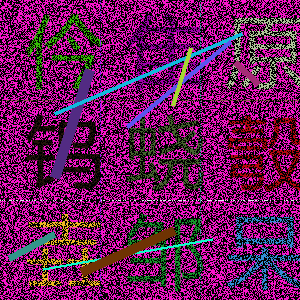
#> input picture 猿人学Web端爬虫攻防刷题平台/猿人学第8题-验证码图文点选/img_a/a.png, 300 x 300 px
$ python gan_rao_xian.py
#> lines starting #> are read from the running program, lines starting #| are printed output that depends on the picture; after the words box and inside, x2 and y2 are one past the last pixel; in counts of white or black regions, pixels touching at a corner belong together
### 猿人学Web端爬虫攻防刷题平台/猿人学第8题-验证码图文点选/xin_fei_ocr.py
from wsgiref.handlers import format_date_time
from datetime import datetime
from time import mktime
import hashlib
import base64
import hmac
from urllib.parse import urlencode
import json
import requests


class AssembleHeaderException(Exception):
    def __init__(self, msg):
        self.message = msg


class Url:
    def __init__(this, host, path, schema):
        this.host = host
        this.path = path
        this.schema = schema


class UniversalOcr(object):
    def __init__(self, appid, apikey, apisecret):
        self.appid = appid
        self.apikey = apikey
        self.apisecret = apisecret
        self.url = 'http://api.xf-yun.com/v1/private/hh_ocr_recognize_doc'

    def parse_url(self, requset_url):
        stidx = requset_url.index("://")
        host = requset_url[stidx + 3:]
        schema = requset_url[:stidx + 3]
        edidx = host.index("/")
        if edidx <= 0:
            raise AssembleHeaderException("invalid request url:" + requset_url)
        path = host[edidx:]
        host = host[:edidx]
        u = Url(host, path, schema)
        return u

    def get_body(self, file_path):
        # 将payload中数据替换成实际能力内容，参考不同能力接口文档请求数据中payload
        file = open(file_path, 'rb')
        buf = file.read()
        body = {
            "header": {
                "app_id": self.appid,
                "status": 3
            },
            "parameter": {
                "hh_ocr_recognize_doc": {
                    "recognizeDocumentRes": {
                        "encoding": "utf8",
                        "compress": "raw",
                        "format": "json"
                    }
                }
            },
            "payload": {
                "image": {
                    "encoding": "jpg",
                    "image": str(base64.b64encode(buf), 'utf-8'),
                    "status": 3
                }
            }
        }
        return body


def assemble_ws_auth_url(universal_ocr):
    requset_url = universal_ocr.url
    u = universal_ocr.parse_url(requset_url)
    api_key = universal_ocr.apikey
    api_secret = universal_ocr.apisecret
    host = u.host
    path = u.path
    now = datetime.now()
    date = format_date_time(mktime(now.timetuple()))
    signature_origin = "host: {}\ndate: {}\n{} {} HTTP/1.1".format(host, date, "POST", path)
    signature_sha = hmac.new(api_secret.encode('utf-8'), signature_origin.encode('utf-8'),
                             digestmod=hashlib.sha256).digest()
    signature_sha = base64.b64encode(signature_sha).decode(encoding='utf-8')
    authorization_origin = "api_key=\"%s\", algorithm=\"%s\", headers=\"%s\", signature=\"%s\"" % (
        api_key, "hmac-sha256", "host date request-line", signature_sha)
    authorization = base64.b64encode(authorization_origin.encode('utf-8')).decode(encoding='utf-8')
    values = {
        "host": host,
        "date": date,
        "authorization": authorization
    }
    return requset_url + "?" + urlencode(values)


def get_result(universal_ocr, file_path):
    request_url = assemble_ws_auth_url(universal_ocr)
    headers = {'content-type': "application/json", 'host': 'api.xf-yun.com', 'appid': 'APPID'}
    body = universal_ocr.get_body(file_path=file_path)
    response = requests.post(request_url, data=json.dumps(body), headers=headers)
    re = response.content.decode('utf8')
    str_result = json.loads(re)
    if str_result.__contains__('header') and str_result['header']['code'] == 0:
        renew_text = str_result['payload']['recognizeDocumentRes']['text']
        return json.loads(base64.b64decode(renew_text))


def run_ocr(file_path):
    appid = "zzzz"
    apisecret = "xxxx"
    apikey = "xxxx"
    universal_ocr = UniversalOcr(appid, apikey, apisecret)
    res = get_result(universal_ocr, file_path)
    return res.get('whole_text')


# [4 lines that do not run on import are left out]

### 猿人学Web端爬虫攻防刷题平台/猿人学第8题-验证码图文点选/gan_rao_xian.py
import random

from PIL import Image
from xin_fei_ocr import run_ocr
import numpy as np
import cv2


# 将部分像素值变为纯白色, r1, g1, b1 对应的rgb值
def turn_white(img, r1, g1, b1):
    for i in range(img.size[0]):
        for j in range(img.size[1]):
            r, g, b = img.getpixel((i, j))
            if r == r1 and g == g1 and b == b1:
                img.putpixel((i, j), (255, 255, 255))


def noise_image(img_file):
    """选出rgp颜色最多2个，进行降噪处理"""
    img = Image.open(img_file)
    # colors所有像素rgb值，counts对应的数量
    colors, counts = np.unique(np.array(img).reshape(-1, 3), axis=0, return_counts=True)
    # 排序
    ct = np.sort(counts)
    # 找到出现最多的2种颜色的个数
    top2_counts = ct[-2:].tolist()
    # 找到出现最多的2种颜色的下标
    subscript_list = []
    for k, v in list(enumerate(counts, start=0)):
        if v in top2_counts:
            subscript_list.append(k)
    # 找到出现最多的2种颜色的rgb值
    for subscript in subscript_list:
        color = colors[subscript]
        # 去除颜色
        turn_white(img, color[0], color[1], color[2])
    return img


def interference(img_file):
    """移除干扰线条"""
    img = Image.open(img_file)
    # 读取图片高，宽
    height, width = img.height, img.width
    # 首先创建一个空列表,用来存放出现在间隔当中的像素点
    line_list = []
    # 两个for循环,遍历9000次
    for x in range(width):
        for y in range(height):
            r, g, b = img.getpixel((x, y))
            if 0 < y < 10 or 96 < y < 105 or 199 < y < 209 or 292 < y < 299:
                line_list.append([r, g, b])
            if 0 < x < 20 or 109 < x < 120 or 209 < x < 220:
                line_list.append([r, g, b])

    arr = np.array(line_list)
    line_list = np.array(list(set([tuple(t) for t in arr])))
    # 处理像素 RGB 值
    for line in line_list:
        r = line[0]
        g = line[1]
        b = line[2]
        if not (r == 255 and g == 255 and b == 255):
            turn_white(img, r, g, b)
    return img


def binary(img_file, standard=205):
    """灰度转换"""
    img = Image.open(img_file)
    img = img.convert('L')
    pixels = img.load()
    for x in range(img.width):
        for y in range(img.height):
            if pixels[x, y] > standard:
                pixels[x, y] = 255
            else:
                pixels[x, y] = 0
    return img


def enhance(img_file):
    """增强字体显示效果"""
    img = cv2.imread(img_file, 0)
    kernel = np.ones((2, 3), 'uint8')
    img = cv2.erode(img, kernel, iterations=2)
    return img


def image_clip(img_file):
    """图片切割成单个字体便于识别"""
    img = cv2.imread(img_file, 0)
    clip_imgs = {}
    num = 1
    for y in range(0, 300, 100):
        for x in range(10, 300, 100):
            # 裁剪坐标为[y0:y1, x0:x1]
            cropped = img[y:y + 100, x:x + 100]
            cv2.imwrite(f"./img_a/f-{num}.jpg", cropped)
            res = run_ocr(f"./img_a/f-{num}.jpg")
            clip_imgs[res.rstrip()] = coordinate(num)
            num += 1
    return clip_imgs


def coordinate(num):
    coordinate_dict = {
        1: random.randint(0, 9),
        2: random.randint(10, 19),
        3: random.randint(20, 29),
        4: random.randint(300, 309),
        5: random.randint(310, 319),
        6: random.randint(320, 329),
        7: random.randint(600, 609),
        8: random.randint(610, 619),
        9: random.randint(620, 629)
    }
    return coordinate_dict.get(num)


def run():
    image_a = noise_image('img_a/a.png')
#> in noise_image, img is the input picture: PIL image 300x300 RGB; mean R, G, B 108.3, 24.7, 91
#> in noise_image, `colors, counts = np.unique(np.array(img).reshape(-1, 3), axis=0, retur..`: colors = 913 rows, first 8: [0, 0, 0], [17, 185, 220], [18, 251, 205], [21, 150, 42], [22, 149, 43], [23, 149, 43], [24, 148, 44], [25, 148, 45]; counts = 913 values, max 42414 at index 0, min 1 at index 4, mean 98.58
#> in noise_image, `ct = np.sort(counts)`: ct = 913 values from 1 to 42414
#> in noise_image, `top2_counts = ct[-2:].tolist()`: top2_counts = [32271, 42414]
#> the loop in noise_image, `for k, v in list(enumerate(counts, start=0)):` made 913 passes
#> v on passes 1 to 3: 42414, 703, 291
#> after the loop in noise_image, `for k, v in list(enumerate(counts, start=0)):`: subscript_list = [0, 910]
#> the loop in noise_image, `for subscript in subscript_list:` made 2 passes
#> (subscript, color) on pass 2: (910, [247, 22, 202])
#> after the loop in noise_image, `for subscript in subscript_list:`:
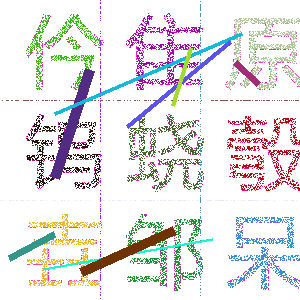
#> img: PIL image 300x300 RGB; mean R, G, B 231.4, 228.5, 230.2
    image_a.save('./img_a/a-test.png')
    image_b = interference('./img_a/a-test.png')
#> after the loop in interference, `for x in range(width):`: line_list = 21300 items
#> in interference, `line_list = np.array(list(set([tuple(t) for t in arr])))`: line_list = [[70, 153, 168], [136, 83, 73], [231, 232, 246], [18, 251, 205], [17, 185, 220], [50, 150, 137], [111, 51, 3], [91, 84, 236], [82, 43, 131], [255, 255, 255], [164, 216, 51], [151, 35, 245]]
#> the loop in interference, `for line in line_list:` made 12 passes
#> after the loop in interference, `for line in line_list:`:
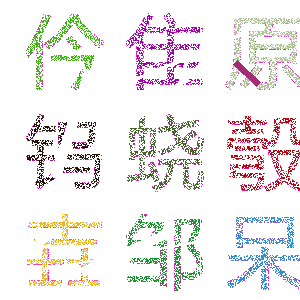
#> img: PIL image 300x300 RGB; mean R, G, B 240.4, 236.2, 236.5
    image_b.save('./img_a/b-test.png')
    image_c = binary('./img_a/b-test.png')
#> in binary, `img = img.convert('L')`:
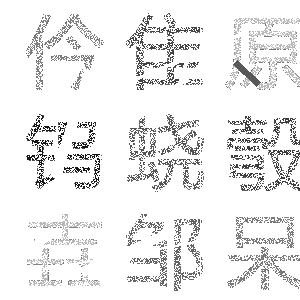
#> img: PIL image 300x300 L; min 23, max 255, mean 237.5
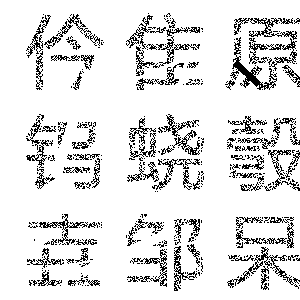
#> image_c: PIL image 300x300 L; 88.3% white; black in thin lines or dots, all inside (x1, y1, x2, y2) = (26, 13, 300, 291)
    image_c.save('./img_a/c-test.png')
    image_d = enhance('./img_a/c-test.png')
#> in enhance, `img = cv2.erode(img, kernel, iterations=2)`:
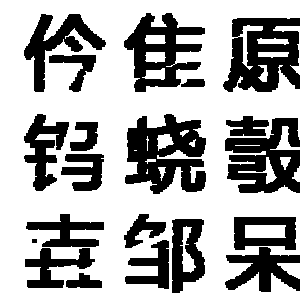
#> img: shape (300, 300); 66.4% white; 20 black regions, largest, box (x1, y1, x2, y2) and area: (125, 114, 206, 194) 4071, (223, 18, 300, 92) 3841, (225, 118, 300, 193) 3406
    cv2.imwrite('./img_a/d-test.png', image_d)
    text_dict = image_clip('./img_a/d-test.png')
#> the loop in image_clip, `for y in range(0, 300, 100):` made 1 pass
#> pass 1, in image_clip, `cv2.imwrite(f"./img_a/f-{num}.jpg", cropped)`:
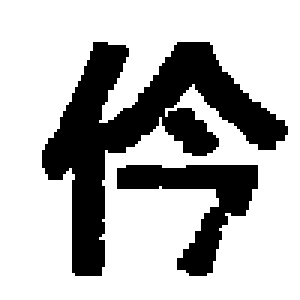
#> saved as f-1.jpg: shape (100, 100) (shown 3 times larger); 72.2% white; 2 black regions, box (x1, y1, x2, y2) and area: (14, 14, 96, 92) 2116, (39, 55, 86, 92) 659
#> after the loop in image_clip, `for y in range(0, 300, 100):`: clip_imgs = 0 items; num = 1
    return text_dict


if __name__ == '__main__':
#> (the run stopped early here; a loop or call above may not have finished)
